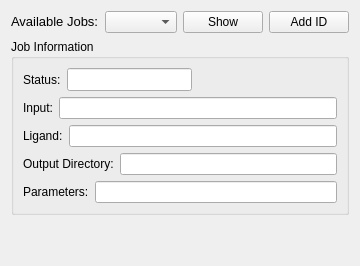
          <widget class="QWidget" name="jobs">
           <attribute name="title">
            <string>Jobs</string>
           </attribute>
           <layout class="QVBoxLayout" name="verticalLayout_4">
            <item>
             <layout class="QHBoxLayout" name="hframe20">
              <item>
               <widget class="QLabel" name="available_jobs_label">
                <property name="sizePolicy">
                 <sizepolicy hsizetype="Fixed" vsizetype="Fixed">
                  <horstretch>0</horstretch>
                  <verstretch>0</verstretch>
                 </sizepolicy>
                </property>
                <property name="font">
                 <font>
                  <pointsize>10</pointsize>
                  <weight>50</weight>
                  <italic>false</italic>
                  <bold>false</bold>
                  <kerning>true</kerning>
                 </font>
                </property>
                <property name="mouseTracking">
                 <bool>false</bool>
                </property>
                <property name="frameShape">
                 <enum>QFrame::NoFrame</enum>
                </property>
                <property name="text">
                 <string>Available Jobs:</string>
                </property>
                <property name="textFormat">
                 <enum>Qt::PlainText</enum>
                </property>
               </widget>
              </item>
              <item>
               <widget class="QComboBox" name="available_jobs">
                <property name="sizePolicy">
                 <sizepolicy hsizetype="Expanding" vsizetype="Fixed">
                  <horstretch>0</horstretch>
                  <verstretch>0</verstretch>
                 </sizepolicy>
                </property>
               </widget>
              </item>
              <item>
               <widget class="QPushButton" name="button_show_job">
                <property name="sizePolicy">
                 <sizepolicy hsizetype="Fixed" vsizetype="Fixed">
                  <horstretch>0</horstretch>
                  <verstretch>0</verstretch>
                 </sizepolicy>
                </property>
                <property name="text">
                 <string>Show</string>
                </property>
               </widget>
              </item>
              <item>
               <widget class="QPushButton" name="button_add_job_id">
                <property name="sizePolicy">
                 <sizepolicy hsizetype="Fixed" vsizetype="Fixed">
                  <horstretch>0</horstretch>
                  <verstretch>0</verstretch>
                 </sizepolicy>
                </property>
                <property name="text">
                 <string>Add ID</string>
                </property>
               </widget>
              </item>
             </layout>
            </item>
            <item>
             <widget class="QGroupBox" name="job_information">
              <property name="sizePolicy">
               <sizepolicy hsizetype="Expanding" vsizetype="Fixed">
                <horstretch>0</horstretch>
                <verstretch>0</verstretch>
               </sizepolicy>
              </property>
              <property name="title">
               <string>Job Information</string>
              </property>
              <layout class="QVBoxLayout" name="verticalLayout_5">
               <item>
                <layout class="QHBoxLayout" name="hframe21">
                 <item>
                  <widget class="QLabel" name="job_status_label">
                   <property name="text">
                    <string>Status:</string>
                   </property>
                  </widget>
                 </item>
                 <item>
                  <widget class="QLineEdit" name="job_status_entry">
                   <property name="sizePolicy">
                    <sizepolicy hsizetype="Fixed" vsizetype="Fixed">
                     <horstretch>0</horstretch>
                     <verstretch>0</verstretch>
                    </sizepolicy>
                   </property>
                   <property name="font">
                    <font>
                     <pointsize>10</pointsize>
                     <weight>75</weight>
                     <italic>false</italic>
                     <bold>true</bold>
                     <kerning>true</kerning>
                    </font>
                   </property>
                   <property name="alignment">
                    <set>Qt::AlignCenter</set>
                   </property>
                   <property name="readOnly">
                    <bool>true</bool>
                   </property>
                  </widget>
                 </item>
                 <item>
                  <spacer name="hspacer7">
                   <property name="orientation">
                    <enum>Qt::Horizontal</enum>
                   </property>
                   <property name="sizeHint" stdset="0">
                    <size>
                     <width>40</width>
                     <height>20</height>
                    </size>
                   </property>
                  </spacer>
                 </item>
                </layout>
               </item>
               <item>
                <layout class="QHBoxLayout" name="hframe22">
                 <item>
                  <widget class="QLabel" name="job_input_label">
                   <property name="text">
                    <string>Input:</string>
                   </property>
                  </widget>
                 </item>
                 <item>
                  <widget class="QLineEdit" name="job_input_entry">
                   <property name="readOnly">
                    <bool>true</bool>
                   </property>
                  </widget>
                 </item>
                </layout>
               </item>
               <item>
                <layout class="QHBoxLayout" name="hframe23">
                 <item>
                  <widget class="QLabel" name="job_ligand_label">
                   <property name="text">
                    <string>Ligand:</string>
                   </property>
                  </widget>
                 </item>
                 <item>
                  <widget class="QLineEdit" name="job_ligand_entry">
                   <property name="readOnly">
                    <bool>true</bool>
                   </property>
                  </widget>
                 </item>
                </layout>
               </item>
               <item>
                <layout class="QHBoxLayout" name="hframe24">
                 <item>
                  <widget class="QLabel" name="job_output_dir_path_label">
                   <property name="text">
                    <string>Output Directory:</string>
                   </property>
                  </widget>
                 </item>
                 <item>
                  <widget class="QLineEdit" name="job_output_dir_path_entry">
                   <property name="readOnly">
                    <bool>true</bool>
                   </property>
                  </widget>
                 </item>
                </layout>
               </item>
               <item>
                <layout class="QHBoxLayout" name="hframe25">
                 <item>
                  <widget class="QLabel" name="job_parameters_label">
                   <property name="text">
                    <string>Parameters:</string>
                   </property>
                  </widget>
                 </item>
                 <item>
                  <widget class="QLineEdit" name="job_parameters_entry">
                   <property name="readOnly">
                    <bool>true</bool>
                   </property>
                  </widget>
                 </item>
                </layout>
               </item>
              </layout>
             </widget>
            </item>
            <item>
             <spacer name="vspacer4">
              <property name="orientation">
               <enum>Qt::Vertical</enum>
              </property>
              <property name="sizeHint" stdset="0">
               <size>
                <width>20</width>
                <height>40</height>
               </size>
              </property>
             </spacer>
            </item>
           </layout>
          </widget>
